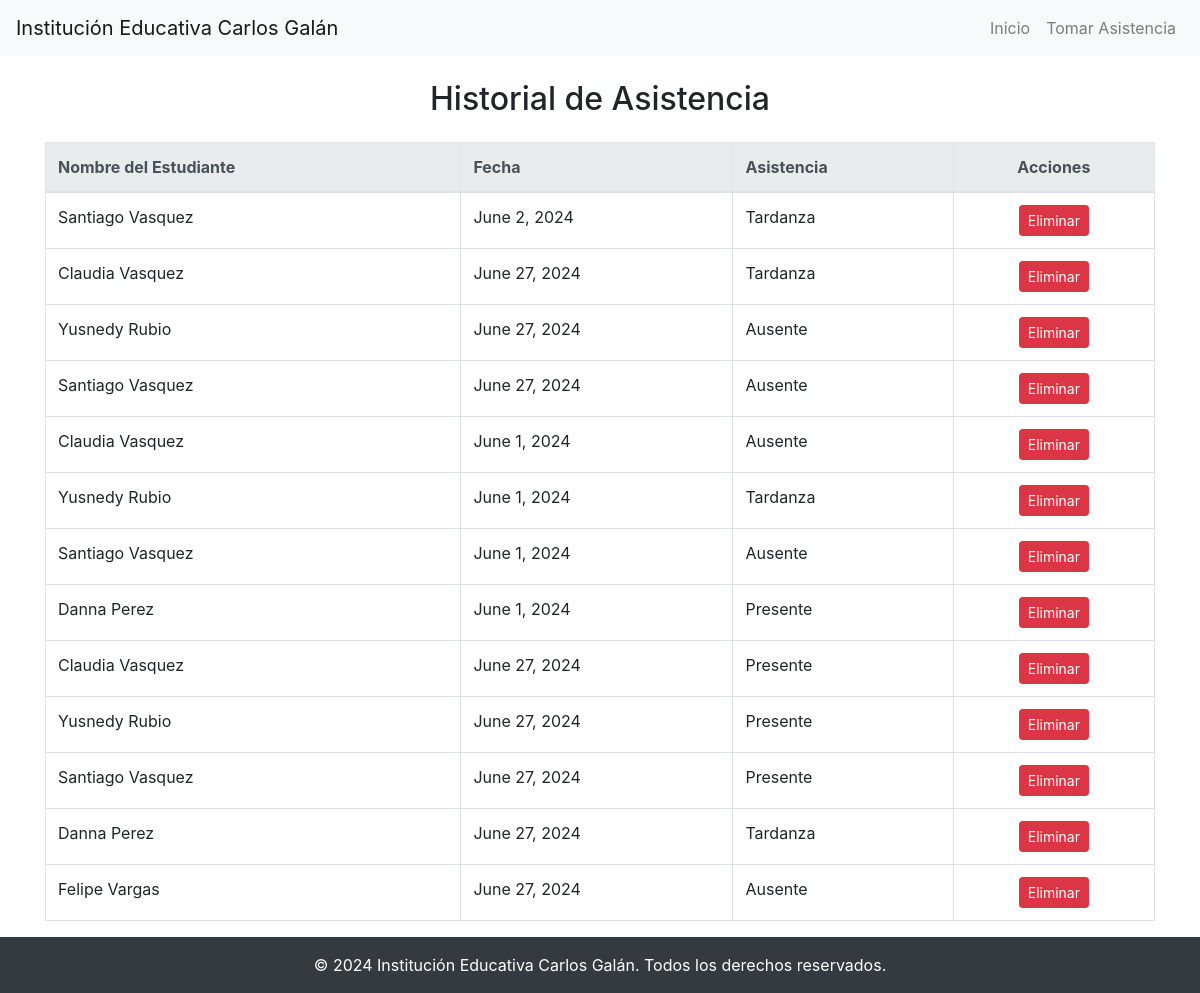
Page /escuela/list_attendace/ (signed in) on the committed database.
### escuela/models.py (models this page shows, shortened)
class Attendance(models.Model):
    student = models.ForeignKey(Student, on_delete=models.CASCADE)
    date = models.DateField()
    status = models.CharField(max_length=10, choices=[('Presente', 'Presente'), ('Ausente', 'Ausente'), ('Tardanza', 'Tardanza')])

class Student(models.Model):
    GENERO_CHOICES = [
        ('F', 'Femenino'),
        ('M', 'Masculino'),
        ('N', 'No aplica'),
    ]
    nombre = models.CharField(max_length=100)
    apellido = models.CharField(max_length=100)
    edad = models.IntegerField()
    no_documento = models.CharField(max_length=20)
    grado = models.CharField(max_length=50)
    genero = models.CharField(max_length=1, choices=GENERO_CHOICES)
    direccion = models.CharField(max_length=255)
    padre_familia = models.CharField(max_length=100)
    numero_padre = models.CharField(max_length=15)

### escuela/views.py (the view)
# urls.py: path('list_attendace/', views.view_attendance, name='view_attendance'),
@login_required
def view_attendance(request):
    attendances = Attendance.objects.all().select_related('student')  # Obtener todas las asistencias con la información del estudiante
    context = {
        'attendances': attendances
    }
    return render(request, 'view_attendance.html', context)

### escuela/templates/view_attendance.html (shortened to what this page needs)
<!DOCTYPE html>
<html lang="en">
<head>
    <link rel="stylesheet" href="https://stackpath.bootstrapcdn.com/bootstrap/4.5.2/css/bootstrap.min.css">
</head>
<body>
    <header>
        <nav class="navbar navbar-expand-lg navbar-light bg-light">
            <a class="navbar-brand" href="#">Institución Educativa Carlos Galán</a>
            <div class="collapse navbar-collapse" id="navbarNav">
                <ul class="navbar-nav ml-auto">
                    <li class="nav-item">
                        <a class="nav-link" href="{% url 'home' %}">Inicio</a>
                    </li>
                    <li class="nav-item">
                        <a class="nav-link" href="{% url 'take_attendance' %}">Tomar Asistencia</a>
                    </li>
                </ul>
            </div>
        </nav>
    </header>
    <div class="container mt-4">
        <h2 class="text-center mb-4">Historial de Asistencia</h2>
        <table class="table table-bordered">
            <thead class="thead-light">
                <tr>
                    <th scope="col">Nombre del Estudiante</th>
                    <th scope="col">Fecha</th>
                    <th scope="col">Asistencia</th>
                    <th scope="col" class="text-center">Acciones</th>
                </tr>
            </thead>
            <tbody>
                {% for attendance in attendances %}
                <tr>
                    <td>{{ attendance.student.nombre }} {{ attendance.student.apellido }}</td>
                    <td>{{ attendance.date }}</td>
                    <td>{{ attendance.get_status_display }}</td>
                    <td class="text-center">
                        <a href="{% url 'delete_attendance' attendance.pk %}" class="btn btn-sm btn-danger">Eliminar</a>
                    </td>
                </tr>
                {% endfor %}
            </tbody>
        </table>
    </div>
    <footer class="bg-dark text-center">
        <div class="text-white py-3">
            © 2024 Institución Educativa Carlos Galán. Todos los derechos reservados.
        </div>
    </footer>
</body>
</html>

### rows in the picture
Attendance: student.nombre "Santiago", student.apellido "Vasquez", date "June 2, 2024", status "Tardanza"
Attendance: student.nombre "Claudia", student.apellido "Vasquez", date "June 27, 2024", status "Tardanza"
Attendance: student.nombre "Yusnedy", student.apellido "Rubio", date "June 27, 2024", status "Ausente"
Attendance: student.nombre "Santiago", student.apellido "Vasquez", date "June 27, 2024", status "Ausente"
Attendance: student.nombre "Claudia", student.apellido "Vasquez", date "June 1, 2024", status "Ausente"
Attendance: student.nombre "Yusnedy", student.apellido "Rubio", date "June 1, 2024", status "Tardanza"
Attendance: student.nombre "Santiago", student.apellido "Vasquez", date "June 1, 2024", status "Ausente"
Attendance: student.nombre "Danna", student.apellido "Perez", date "June 1, 2024", status "Presente"
Attendance: student.nombre "Claudia", student.apellido "Vasquez", date "June 27, 2024", status "Presente"
Attendance: student.nombre "Yusnedy", student.apellido "Rubio", date "June 27, 2024", status "Presente"
Attendance: student.nombre "Santiago", student.apellido "Vasquez", date "June 27, 2024", status "Presente"
Attendance: student.nombre "Danna", student.apellido "Perez", date "June 27, 2024", status "Tardanza"
Attendance: student.nombre "Felipe", student.apellido "Vargas", date "June 27, 2024", status "Ausente"
